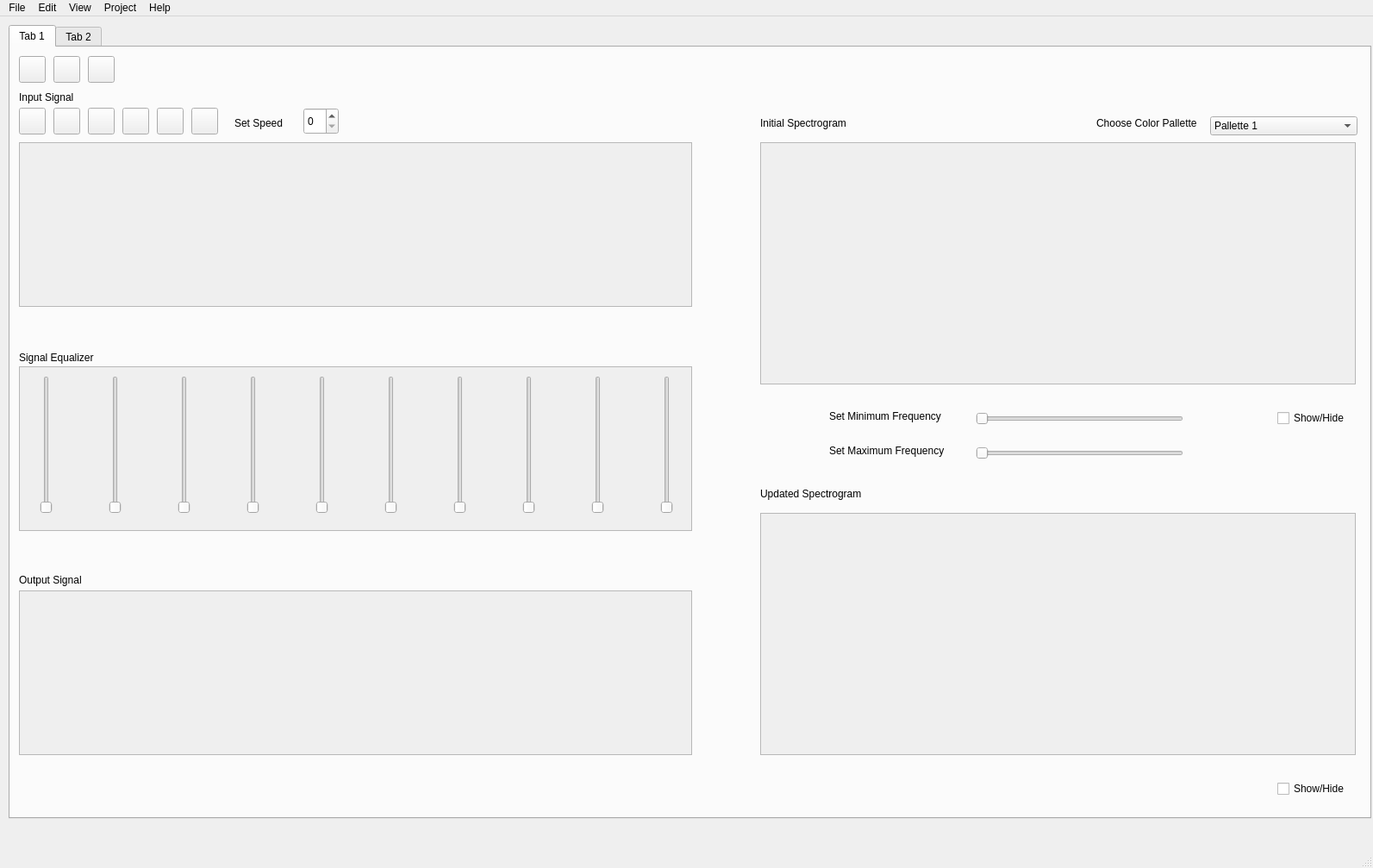
<?xml version="1.0" encoding="UTF-8"?>
<ui version="4.0">
 <class>MainWindow</class>
 <widget class="QMainWindow" name="MainWindow">
  <property name="geometry">
   <rect>
    <x>0</x>
    <y>0</y>
    <width>1593</width>
    <height>1007</height>
   </rect>
  </property>
  <property name="windowTitle">
   <string>MainWindow</string>
  </property>
  <property name="layoutDirection">
   <enum>Qt::LeftToRight</enum>
  </property>
  <widget class="QWidget" name="centralwidget">
   <widget class="QTabWidget" name="tabWidget">
    <property name="geometry">
     <rect>
      <x>10</x>
      <y>10</y>
      <width>1581</width>
      <height>921</height>
     </rect>
    </property>
    <widget class="QWidget" name="tab">
     <attribute name="title">
      <string>Tab 1</string>
     </attribute>
     <widget class="QPushButton" name="pushButton_9">
      <property name="geometry">
       <rect>
        <x>210</x>
        <y>70</y>
        <width>31</width>
        <height>31</height>
       </rect>
      </property>
      <property name="text">
       <string/>
      </property>
      <property name="icon">
       <iconset>
        <normaloff>pause.jpg</normaloff>pause.jpg</iconset>
      </property>
      <property name="shortcut">
       <string>Ctrl+X, Ctrl+1</string>
      </property>
     </widget>
     <widget class="QPushButton" name="pushButton_2">
      <property name="geometry">
       <rect>
        <x>10</x>
        <y>10</y>
        <width>31</width>
        <height>31</height>
       </rect>
      </property>
      <property name="text">
       <string/>
      </property>
      <property name="icon">
       <iconset>
        <normaloff>open.jpg</normaloff>open.jpg</iconset>
      </property>
      <property name="shortcut">
       <string>Ctrl+O</string>
      </property>
     </widget>
     <widget class="QPushButton" name="pushButton_8">
      <property name="geometry">
       <rect>
        <x>130</x>
        <y>70</y>
        <width>31</width>
        <height>31</height>
       </rect>
      </property>
      <property name="text">
       <string/>
      </property>
      <property name="icon">
       <iconset>
        <normaloff>zoom out.jpg</normaloff>zoom out.jpg</iconset>
      </property>
      <property name="shortcut">
       <string>Ctrl+P</string>
      </property>
     </widget>
     <widget class="QLabel" name="label_2">
      <property name="geometry">
       <rect>
        <x>10</x>
        <y>350</y>
        <width>101</width>
        <height>20</height>
       </rect>
      </property>
      <property name="text">
       <string>Signal Equalizer</string>
      </property>
     </widget>
     <widget class="QPushButton" name="pushButton_7">
      <property name="geometry">
       <rect>
        <x>90</x>
        <y>70</y>
        <width>31</width>
        <height>31</height>
       </rect>
      </property>
      <property name="text">
       <string/>
      </property>
      <property name="icon">
       <iconset>
        <normaloff>zoom in.jpg</normaloff>zoom in.jpg</iconset>
      </property>
      <property name="shortcut">
       <string>Ctrl+-, Ctrl+1</string>
      </property>
     </widget>
     <widget class="QLabel" name="label">
      <property name="geometry">
       <rect>
        <x>10</x>
        <y>50</y>
        <width>81</width>
        <height>16</height>
       </rect>
      </property>
      <property name="text">
       <string>Input Signal</string>
      </property>
     </widget>
     <widget class="QPushButton" name="pushButton_4">
      <property name="geometry">
       <rect>
        <x>50</x>
        <y>10</y>
        <width>31</width>
        <height>31</height>
       </rect>
      </property>
      <property name="text">
       <string/>
      </property>
      <property name="icon">
       <iconset>
        <normaloff>save.png</normaloff>save.png</iconset>
      </property>
      <property name="shortcut">
       <string>Ctrl+S</string>
      </property>
     </widget>
     <widget class="QPushButton" name="pushButton_5">
      <property name="geometry">
       <rect>
        <x>10</x>
        <y>70</y>
        <width>31</width>
        <height>31</height>
       </rect>
      </property>
      <property name="text">
       <string/>
      </property>
      <property name="icon">
       <iconset>
        <normaloff>left.png</normaloff>left.png</iconset>
      </property>
      <property name="shortcut">
       <string>Ctrl+E, Ctrl+1</string>
      </property>
     </widget>
     <widget class="QScrollArea" name="scrollArea">
      <property name="geometry">
       <rect>
        <x>10</x>
        <y>110</y>
        <width>781</width>
        <height>191</height>
       </rect>
      </property>
      <property name="widgetResizable">
       <bool>true</bool>
      </property>
      <widget class="QWidget" name="scrollAreaWidgetContents_2">
       <property name="geometry">
        <rect>
         <x>0</x>
         <y>0</y>
         <width>779</width>
         <height>189</height>
        </rect>
       </property>
       <widget class="PlotWidget" name="Channel1_2" native="true">
        <property name="geometry">
         <rect>
          <x>10</x>
          <y>10</y>
          <width>761</width>
          <height>171</height>
         </rect>
        </property>
       </widget>
      </widget>
     </widget>
     <widget class="QPushButton" name="pushButton_3">
      <property name="geometry">
       <rect>
        <x>90</x>
        <y>10</y>
        <width>31</width>
        <height>31</height>
       </rect>
      </property>
      <property name="text">
       <string/>
      </property>
      <property name="icon">
       <iconset>
        <normaloff>close.png</normaloff>close.png</iconset>
      </property>
      <property name="shortcut">
       <string>Esc</string>
      </property>
     </widget>
     <widget class="QPushButton" name="pushButton_6">
      <property name="geometry">
       <rect>
        <x>50</x>
        <y>70</y>
        <width>31</width>
        <height>31</height>
       </rect>
      </property>
      <property name="text">
       <string/>
      </property>
      <property name="icon">
       <iconset>
        <normaloff>right.png</normaloff>right.png</iconset>
      </property>
      <property name="shortcut">
       <string>Ctrl+=, Ctrl+1</string>
      </property>
     </widget>
     <widget class="QPushButton" name="pushButton_10">
      <property name="geometry">
       <rect>
        <x>170</x>
        <y>70</y>
        <width>31</width>
        <height>31</height>
       </rect>
      </property>
      <property name="text">
       <string/>
      </property>
      <property name="icon">
       <iconset>
        <normaloff>play.jpg</normaloff>play.jpg</iconset>
      </property>
      <property name="shortcut">
       <string>Ctrl+Z, Ctrl+1</string>
      </property>
     </widget>
     <widget class="QScrollArea" name="scrollArea_2">
      <property name="geometry">
       <rect>
        <x>10</x>
        <y>370</y>
        <width>781</width>
        <height>191</height>
       </rect>
      </property>
      <property name="widgetResizable">
       <bool>true</bool>
      </property>
      <widget class="QWidget" name="scrollAreaWidgetContents_3">
       <property name="geometry">
        <rect>
         <x>0</x>
         <y>0</y>
         <width>779</width>
         <height>189</height>
        </rect>
       </property>
       <widget class="QSlider" name="verticalSlider">
        <property name="geometry">
         <rect>
          <x>20</x>
          <y>10</y>
          <width>22</width>
          <height>160</height>
         </rect>
        </property>
        <property name="orientation">
         <enum>Qt::Vertical</enum>
        </property>
       </widget>
       <widget class="QSlider" name="verticalSlider_2">
        <property name="geometry">
         <rect>
          <x>740</x>
          <y>10</y>
          <width>22</width>
          <height>160</height>
         </rect>
        </property>
        <property name="orientation">
         <enum>Qt::Vertical</enum>
        </property>
       </widget>
       <widget class="QSlider" name="verticalSlider_3">
        <property name="geometry">
         <rect>
          <x>100</x>
          <y>10</y>
          <width>22</width>
          <height>160</height>
         </rect>
        </property>
        <property name="orientation">
         <enum>Qt::Vertical</enum>
        </property>
       </widget>
       <widget class="QSlider" name="verticalSlider_4">
        <property name="geometry">
         <rect>
          <x>180</x>
          <y>10</y>
          <width>22</width>
          <height>160</height>
         </rect>
        </property>
        <property name="orientation">
         <enum>Qt::Vertical</enum>
        </property>
       </widget>
       <widget class="QSlider" name="verticalSlider_5">
        <property name="geometry">
         <rect>
          <x>500</x>
          <y>10</y>
          <width>22</width>
          <height>160</height>
         </rect>
        </property>
        <property name="orientation">
         <enum>Qt::Vertical</enum>
        </property>
       </widget>
       <widget class="QSlider" name="verticalSlider_6">
        <property name="geometry">
         <rect>
          <x>260</x>
          <y>10</y>
          <width>22</width>
          <height>160</height>
         </rect>
        </property>
        <property name="orientation">
         <enum>Qt::Vertical</enum>
        </property>
       </widget>
       <widget class="QSlider" name="verticalSlider_8">
        <property name="geometry">
         <rect>
          <x>340</x>
          <y>10</y>
          <width>22</width>
          <height>160</height>
         </rect>
        </property>
        <property name="orientation">
         <enum>Qt::Vertical</enum>
        </property>
       </widget>
       <widget class="QSlider" name="verticalSlider_9">
        <property name="geometry">
         <rect>
          <x>420</x>
          <y>10</y>
          <width>22</width>
          <height>160</height>
         </rect>
        </property>
        <property name="orientation">
         <enum>Qt::Vertical</enum>
        </property>
       </widget>
       <widget class="QSlider" name="verticalSlider_7">
        <property name="geometry">
         <rect>
          <x>580</x>
          <y>10</y>
          <width>22</width>
          <height>160</height>
         </rect>
        </property>
        <property name="orientation">
         <enum>Qt::Vertical</enum>
        </property>
       </widget>
       <widget class="QSlider" name="verticalSlider_10">
        <property name="geometry">
         <rect>
          <x>660</x>
          <y>10</y>
          <width>22</width>
          <height>160</height>
         </rect>
        </property>
        <property name="orientation">
         <enum>Qt::Vertical</enum>
        </property>
       </widget>
      </widget>
     </widget>
     <widget class="QSpinBox" name="spinBox">
      <property name="geometry">
       <rect>
        <x>340</x>
        <y>70</y>
        <width>41</width>
        <height>31</height>
       </rect>
      </property>
     </widget>
     <widget class="QLabel" name="label_3">
      <property name="geometry">
       <rect>
        <x>260</x>
        <y>80</y>
        <width>71</width>
        <height>16</height>
       </rect>
      </property>
      <property name="text">
       <string>Set Speed</string>
      </property>
     </widget>
     <widget class="QLabel" name="label_4">
      <property name="geometry">
       <rect>
        <x>10</x>
        <y>610</y>
        <width>81</width>
        <height>16</height>
       </rect>
      </property>
      <property name="text">
       <string>Output Signal</string>
      </property>
     </widget>
     <widget class="QScrollArea" name="scrollArea_3">
      <property name="geometry">
       <rect>
        <x>10</x>
        <y>630</y>
        <width>781</width>
        <height>191</height>
       </rect>
      </property>
      <property name="widgetResizable">
       <bool>true</bool>
      </property>
      <widget class="QWidget" name="scrollAreaWidgetContents_4">
       <property name="geometry">
        <rect>
         <x>0</x>
         <y>0</y>
         <width>779</width>
         <height>189</height>
        </rect>
       </property>
       <widget class="PlotWidget" name="Channel1_3" native="true">
        <property name="geometry">
         <rect>
          <x>10</x>
          <y>10</y>
          <width>761</width>
          <height>171</height>
         </rect>
        </property>
       </widget>
      </widget>
     </widget>
     <widget class="QScrollArea" name="scrollArea_4">
      <property name="geometry">
       <rect>
        <x>870</x>
        <y>110</y>
        <width>691</width>
        <height>281</height>
       </rect>
      </property>
      <property name="widgetResizable">
       <bool>true</bool>
      </property>
      <widget class="QWidget" name="scrollAreaWidgetContents_6">
       <property name="geometry">
        <rect>
         <x>0</x>
         <y>0</y>
         <width>689</width>
         <height>279</height>
        </rect>
       </property>
      </widget>
     </widget>
     <widget class="QLabel" name="label_5">
      <property name="geometry">
       <rect>
        <x>870</x>
        <y>80</y>
        <width>141</width>
        <height>16</height>
       </rect>
      </property>
      <property name="text">
       <string>Initial Spectrogram</string>
      </property>
     </widget>
     <widget class="QComboBox" name="comboBox">
      <property name="geometry">
       <rect>
        <x>1392</x>
        <y>80</y>
        <width>171</width>
        <height>22</height>
       </rect>
      </property>
      <item>
       <property name="text">
        <string>Pallette 1</string>
       </property>
      </item>
      <item>
       <property name="text">
        <string>Pallette 2</string>
       </property>
      </item>
      <item>
       <property name="text">
        <string>Pallette 3</string>
       </property>
      </item>
      <item>
       <property name="text">
        <string>Pallette 4</string>
       </property>
      </item>
      <item>
       <property name="text">
        <string>Pallette 5</string>
       </property>
      </item>
     </widget>
     <widget class="QLabel" name="label_6">
      <property name="geometry">
       <rect>
        <x>1260</x>
        <y>80</y>
        <width>131</width>
        <height>16</height>
       </rect>
      </property>
      <property name="text">
       <string>Choose Color Pallette</string>
      </property>
     </widget>
     <widget class="QCheckBox" name="checkBox">
      <property name="geometry">
       <rect>
        <x>1470</x>
        <y>420</y>
        <width>91</width>
        <height>20</height>
       </rect>
      </property>
      <property name="text">
       <string>Show/Hide</string>
      </property>
     </widget>
     <widget class="QSlider" name="horizontalSlider">
      <property name="geometry">
       <rect>
        <x>1120</x>
        <y>420</y>
        <width>241</width>
        <height>22</height>
       </rect>
      </property>
      <property name="orientation">
       <enum>Qt::Horizontal</enum>
      </property>
     </widget>
     <widget class="QLabel" name="label_7">
      <property name="geometry">
       <rect>
        <x>950</x>
        <y>420</y>
        <width>151</width>
        <height>16</height>
       </rect>
      </property>
      <property name="text">
       <string>Set Minimum Frequency</string>
      </property>
     </widget>
     <widget class="QLabel" name="label_8">
      <property name="geometry">
       <rect>
        <x>950</x>
        <y>460</y>
        <width>151</width>
        <height>16</height>
       </rect>
      </property>
      <property name="text">
       <string>Set Maximum Frequency</string>
      </property>
     </widget>
     <widget class="QSlider" name="horizontalSlider_2">
      <property name="geometry">
       <rect>
        <x>1120</x>
        <y>460</y>
        <width>241</width>
        <height>22</height>
       </rect>
      </property>
      <property name="orientation">
       <enum>Qt::Horizontal</enum>
      </property>
     </widget>
     <widget class="QScrollArea" name="scrollArea_5">
      <property name="geometry">
       <rect>
        <x>870</x>
        <y>540</y>
        <width>691</width>
        <height>281</height>
       </rect>
      </property>
      <property name="widgetResizable">
       <bool>true</bool>
      </property>
      <widget class="QWidget" name="scrollAreaWidgetContents_7">
       <property name="geometry">
        <rect>
         <x>0</x>
         <y>0</y>
         <width>689</width>
         <height>279</height>
        </rect>
       </property>
      </widget>
     </widget>
     <widget class="QLabel" name="label_9">
      <property name="geometry">
       <rect>
        <x>870</x>
        <y>510</y>
        <width>141</width>
        <height>16</height>
       </rect>
      </property>
      <property name="text">
       <string>Updated Spectrogram</string>
      </property>
     </widget>
     <widget class="QCheckBox" name="checkBox_2">
      <property name="geometry">
       <rect>
        <x>1470</x>
        <y>850</y>
        <width>91</width>
        <height>20</height>
       </rect>
      </property>
      <property name="text">
       <string>Show/Hide</string>
      </property>
     </widget>
    </widget>
    <widget class="QWidget" name="tab_2">
     <attribute name="title">
      <string>Tab 2</string>
     </attribute>
    </widget>
   </widget>
  </widget>
  <widget class="QStatusBar" name="statusbar"/>
  <widget class="QMenuBar" name="menubar">
   <property name="geometry">
    <rect>
     <x>0</x>
     <y>0</y>
     <width>1593</width>
     <height>26</height>
    </rect>
   </property>
   <widget class="QMenu" name="menufile">
    <property name="title">
     <string>File</string>
    </property>
    <widget class="QMenu" name="menuOpen">
     <property name="title">
      <string>Open</string>
     </property>
     <property name="icon">
      <iconset>
       <normaloff>open.jpg</normaloff>open.jpg</iconset>
     </property>
     <addaction name="actionChannel1"/>
     <addaction name="actionChannel2"/>
     <addaction name="actionChannel3"/>
    </widget>
    <addaction name="actionNew_Project"/>
    <addaction name="menuOpen"/>
    <addaction name="actionSave"/>
    <addaction name="actionSave_As"/>
    <addaction name="actionClose"/>
   </widget>
   <widget class="QMenu" name="menuEdit">
    <property name="title">
     <string>Edit</string>
    </property>
    <addaction name="actionUndo"/>
    <addaction name="actionRedo"/>
    <addaction name="actionSelect_All"/>
   </widget>
   <widget class="QMenu" name="menuView">
    <property name="title">
     <string>View</string>
    </property>
    <addaction name="actionProject"/>
    <addaction name="actionAdd_Toolbar"/>
   </widget>
   <widget class="QMenu" name="menuProject">
    <property name="title">
     <string>Project</string>
    </property>
    <addaction name="actionAdd_Files"/>
   </widget>
   <widget class="QMenu" name="menuHelp">
    <property name="title">
     <string>Help</string>
    </property>
    <addaction name="actionHelp"/>
    <addaction name="actionSupport"/>
    <addaction name="actionAbout"/>
   </widget>
   <addaction name="menufile"/>
   <addaction name="menuEdit"/>
   <addaction name="menuView"/>
   <addaction name="menuProject"/>
   <addaction name="menuHelp"/>
  </widget>
  <action name="actionNew_Project">
   <property name="icon">
    <iconset>
     <normaloff>new.png</normaloff>new.png</iconset>
   </property>
   <property name="text">
    <string>New Project</string>
   </property>
   <property name="shortcut">
    <string>Ctrl+N</string>
   </property>
  </action>
  <action name="actionSave">
   <property name="icon">
    <iconset>
     <normaloff>save.png</normaloff>save.png</iconset>
   </property>
   <property name="text">
    <string>Save</string>
   </property>
   <property name="shortcut">
    <string>Ctrl+S</string>
   </property>
  </action>
  <action name="actionSave_As">
   <property name="text">
    <string>Save As</string>
   </property>
  </action>
  <action name="actionClose">
   <property name="icon">
    <iconset>
     <normaloff>close.png</normaloff>close.png</iconset>
   </property>
   <property name="text">
    <string>Close</string>
   </property>
   <property name="shortcut">
    <string>Esc</string>
   </property>
  </action>
  <action name="actionUndo">
   <property name="icon">
    <iconset>
     <normaloff>undo.jpg</normaloff>undo.jpg</iconset>
   </property>
   <property name="text">
    <string>Undo</string>
   </property>
  </action>
  <action name="actionRedo">
   <property name="icon">
    <iconset>
     <normaloff>redo.jpg</normaloff>redo.jpg</iconset>
   </property>
   <property name="text">
    <string>Redo</string>
   </property>
  </action>
  <action name="actionSelect_All">
   <property name="text">
    <string>Select All</string>
   </property>
  </action>
  <action name="actionProject">
   <property name="text">
    <string>Show/Hide Spectrogram</string>
   </property>
  </action>
  <action name="actionAdd_Toolbar">
   <property name="text">
    <string>Add Toolbar</string>
   </property>
  </action>
  <action name="actionAdd_Files">
   <property name="text">
    <string>Add Files</string>
   </property>
  </action>
  <action name="actionHelp">
   <property name="text">
    <string>Help</string>
   </property>
  </action>
  <action name="actionSupport">
   <property name="text">
    <string>Support</string>
   </property>
  </action>
  <action name="actionAbout">
   <property name="text">
    <string>About</string>
   </property>
  </action>
  <action name="actionChannel1">
   <property name="text">
    <string>Channel1</string>
   </property>
   <property name="shortcut">
    <string>Ctrl+1</string>
   </property>
  </action>
  <action name="actionChannel2">
   <property name="text">
    <string>Channel2</string>
   </property>
   <property name="shortcut">
    <string>Ctrl+2</string>
   </property>
  </action>
  <action name="actionChannel3">
   <property name="text">
    <string>Channel3</string>
   </property>
   <property name="shortcut">
    <string>Ctrl+3</string>
   </property>
  </action>
 </widget>
 <customwidgets>
  <customwidget>
   <class>PlotWidget</class>
   <extends>QWidget</extends>
   <header>pyqtgraph</header>
   <container>1</container>
  </customwidget>
 </customwidgets>
 <resources/>
 <connections/>
</ui>
